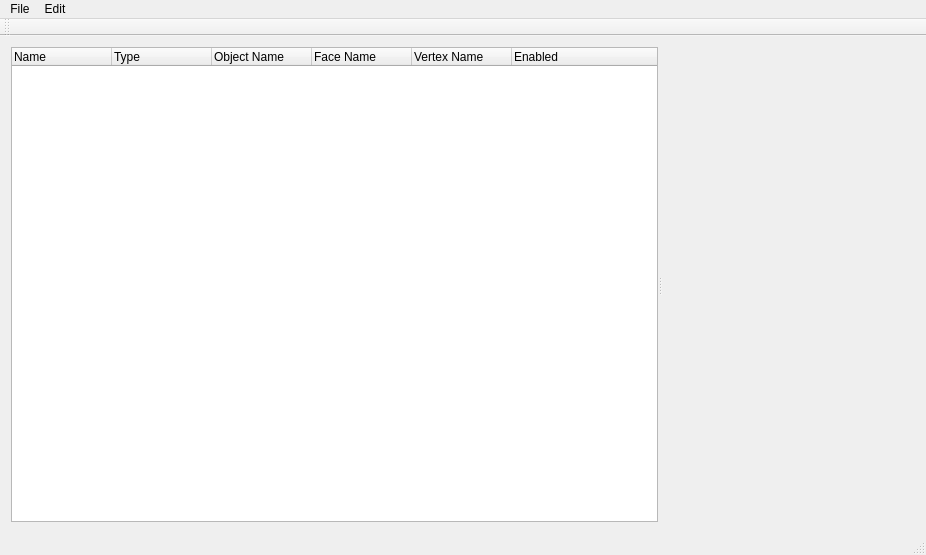
<?xml version="1.0" encoding="UTF-8"?>
<ui version="4.0">
 <class>MainWindow</class>
 <widget class="QMainWindow" name="MainWindow">
  <property name="geometry">
   <rect>
    <x>0</x>
    <y>0</y>
    <width>926</width>
    <height>555</height>
   </rect>
  </property>
  <property name="windowTitle">
   <string>MainWindow</string>
  </property>
  <widget class="QWidget" name="centralWidget">
   <layout class="QHBoxLayout" name="horizontalLayout">
    <item>
     <widget class="QSplitter" name="splitter">
      <property name="orientation">
       <enum>Qt::Horizontal</enum>
      </property>
      <widget class="QTreeWidget" name="objectstructure">
       <property name="sizePolicy">
        <sizepolicy hsizetype="Preferred" vsizetype="Preferred">
         <horstretch>0</horstretch>
         <verstretch>0</verstretch>
        </sizepolicy>
       </property>
       <column>
        <property name="text">
         <string notr="true">Name</string>
        </property>
       </column>
       <column>
        <property name="text">
         <string notr="true">Type</string>
        </property>
       </column>
       <column>
        <property name="text">
         <string>Object Name</string>
        </property>
       </column>
       <column>
        <property name="text">
         <string>Face Name</string>
        </property>
       </column>
       <column>
        <property name="text">
         <string>Vertex Name</string>
        </property>
       </column>
       <column>
        <property name="text">
         <string notr="true">Enabled</string>
        </property>
       </column>
      </widget>
      <widget class="QWidget" name="glframe" native="true">
       <property name="sizePolicy">
        <sizepolicy hsizetype="Expanding" vsizetype="Expanding">
         <horstretch>0</horstretch>
         <verstretch>0</verstretch>
        </sizepolicy>
       </property>
      </widget>
     </widget>
    </item>
   </layout>
  </widget>
  <widget class="QMenuBar" name="menuBar">
   <property name="geometry">
    <rect>
     <x>0</x>
     <y>0</y>
     <width>926</width>
     <height>21</height>
    </rect>
   </property>
   <widget class="QMenu" name="menuFile">
    <property name="title">
     <string>File</string>
    </property>
    <addaction name="actionLoad"/>
    <addaction name="actionSave"/>
    <addaction name="separator"/>
    <addaction name="actionExit"/>
   </widget>
   <widget class="QMenu" name="menuEdit">
    <property name="title">
     <string>Edit</string>
    </property>
    <addaction name="actionAdd_Face"/>
    <addaction name="actionRemove_Face"/>
    <addaction name="actionAdd_Object"/>
    <addaction name="actionRemove_Object"/>
   </widget>
   <addaction name="menuFile"/>
   <addaction name="menuEdit"/>
  </widget>
  <widget class="QToolBar" name="mainToolBar">
   <attribute name="toolBarArea">
    <enum>TopToolBarArea</enum>
   </attribute>
   <attribute name="toolBarBreak">
    <bool>false</bool>
   </attribute>
  </widget>
  <widget class="QStatusBar" name="statusBar"/>
  <action name="actionLoad">
   <property name="text">
    <string>Load</string>
   </property>
  </action>
  <action name="actionSave">
   <property name="text">
    <string>Save</string>
   </property>
  </action>
  <action name="actionExit">
   <property name="text">
    <string>Exit</string>
   </property>
  </action>
  <action name="actionAdd_Face">
   <property name="text">
    <string>Add Face</string>
   </property>
  </action>
  <action name="actionRemove_Face">
   <property name="text">
    <string>Remove Face</string>
   </property>
  </action>
  <action name="actionAdd_Object">
   <property name="text">
    <string>Add Object</string>
   </property>
  </action>
  <action name="actionRemove_Object">
   <property name="text">
    <string>Remove Object</string>
   </property>
  </action>
 </widget>
 <layoutdefault spacing="6" margin="11"/>
 <resources/>
 <connections/>
</ui>
